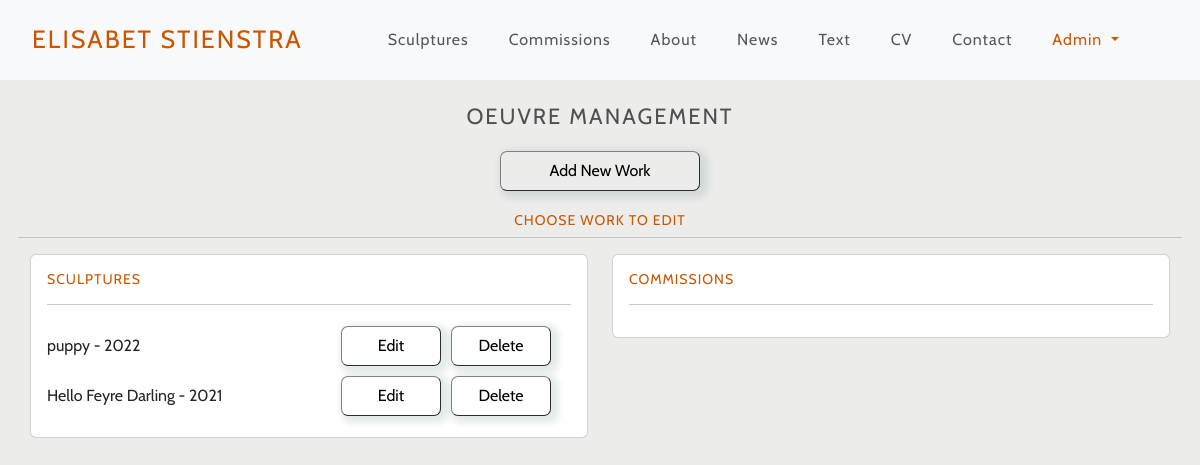
/oeuvre/oeuvre_management/ (signed in), run on an earlier commit of the app's database.
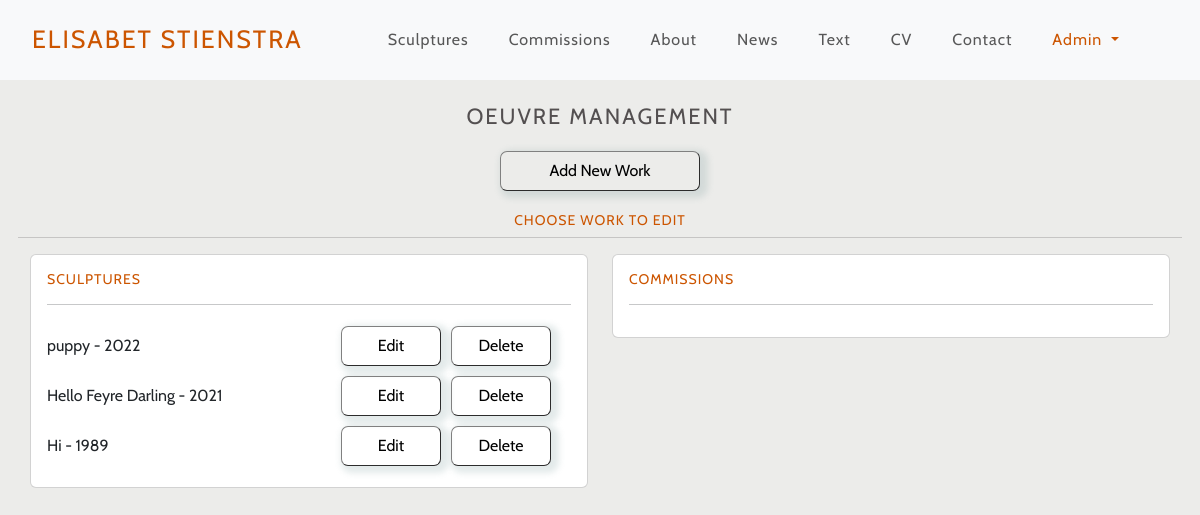
And on a later commit of the database.
### oeuvre/models.py (models this page shows, shortened)
class Category(models.Model):
    class Meta:
        verbose_name_plural = 'Categories'
    name = models.CharField(max_length=60)
    friendly_name = models.CharField(max_length=60, null=True, blank=True)

class Work(models.Model):
    category = models.ForeignKey(
        'Category', null=True, blank=True,
        on_delete=models.SET_NULL, related_name='category')
    title = models.CharField(max_length=254)
    date = models.DateField(verbose_name ='date, format dd-mm-yyyy')
    size = models.CharField(max_length=100)
    materials = models.CharField(max_length=254)
    description = RichTextField(null=True, blank=True)
    hide = models.BooleanField(default=False)
    courtesy_of_gallery = models.BooleanField(default=False)
    class Meta:
        ordering = ('-date', )

### oeuvre/views.py (the view)
# urls.py: path('oeuvre_management/', views.oeuvre_management, name='oeuvre_management'),
@login_required
def oeuvre_management(request):
    if not request.user.is_superuser:
        sweetify.toast(request, 'Only an Admin can access this page', icon="error", timer=2000,
                            timerProgressBar=True)
        return redirect(reverse('home'))
    items = Work.objects.all().order_by('-date')
    category =  Category.objects.all()
    context = {
        'category': category,
        'items': items,
    }
    return render(request, "oeuvre/oeuvre_management.html", context)

### oeuvre/templates/oeuvre/oeuvre_management.html
{% extends "base.html" %}
{% load static %}
{% block content %}
<div class="container g-lg-0">
<h1 class="pt-4 pb-2">Oeuvre Management</h1>
<section class="text-center">
    <a href="{% url 'add_work' %}"><button class="button-xl">Add New Work</button></a>
</section>
<section>
    <div class="row">
        <h2 class="pt-3">Choose work to edit</h2>
        <hr>
        {% for c in category %}
        <div class="col-12 col-lg-6">
        <div class="card">
            <div class="card-body">
            <h3>{{ c.friendly_name }}</h3>
            <hr>
            {% for work in items %}
            {% if work.category == c %}
            <div class="row {% if work.hide %} hidden {% endif %}">
                <div class="col-6 m-auto">
                    <a href="{% url 'edit_work' work.id %}"><p>{{ work.title }} - {{ work.date |date:"Y" }}</p></a>
                </div>
                <div class="col text-center">
                    <a href="{% url 'edit_work' work.id %}"><button>Edit</button></a><a data-bs-toggle="modal" data-bs-target="#modal-delete" data-bs-link="{% url 'delete_work' work.id %}"><button>Delete</button></a>
                </div>
            </div>
            {% endif %}
            {% endfor %}
        </div>
    </div>
</div>
{% endfor %}
    </div>
</section>
</div>
{% endblock %}

### templates/base.html (shortened to what this page needs)
{% load static %}
<!doctype html>
<html lang="en">
  <head>
    <link href="https://cdn.jsdelivr.net/npm/bootstrap@5.3.2/dist/css/bootstrap.min.css" rel="stylesheet">
    <link type="text/css" rel="stylesheet" href="{% static 'css/base.css' %}">
  </head>
  <body>
    <div id="page-container">
      <div id="content-wrap">
    <header>
        <nav class="navbar navbar-expand-lg navbar-light bg-light">
            <div class="container-fluid m-0">
              <a class="navbar-brand" href="{% url 'home' %}">Elisabet Stienstra</a>
              <div class="collapse navbar-collapse justify-content-center" id="navbarNav">
                <ul class="navbar-nav">
                  <li class="nav-item">
                    <a class="nav-link" href="{% url 'oeuvre' %}?category=sculptures">Sculptures</a>
                  </li>
                  <li class="nav-item">
                    <a class="nav-link" href="{% url 'oeuvre' %}?category=commissions">Commissions</a>
                  </li>
                  <li class="nav-item">
                    <a class="nav-link" href="{% url 'about' %}">About</a>
                  </li>
                  <li class="nav-item">
                    <a class="nav-link" href="{% url 'news' %}">News</a>
                  </li>
                  <li class="nav-item">
                    <a class="nav-link" href="{% url 'texts' %}">Text</a>
                  </li>
                  <li class="nav-item">
                    <a class="nav-link" href="{% url 'cv' %}">CV</a>
                  </li>
                  <li class="nav-item">
                    <a class="nav-link" href="{% url 'contact' %}">Contact</a>
                  </li>
            {% if request.user.is_authenticated %}
            {% if request.user.is_superuser %}
            <li class="nav-item dropdown">
                <a class="nav-link dropdown-toggle" href="#" id="adminDropdown" role="button" data-bs-toggle="dropdown" aria-expanded="false">
                    Admin
                </a>
            </li>
        {% endif %}
        {% endif %}
                </ul>
              </div>
            </div>
          </nav>
    </header>
    <main>
    {% block content %}
    {% endblock %}
    </main>
  </div>
  </div>
  </body>
</html>
{% load sweetify %}

### static/css/base.css (style rules this page uses)
body { font-family: 'Cabin', sans-serif; background-color: #ECECEA; color: #534F50; overflow-x: hidden; }
h1 { font-weight: 100; font-size: 16px; text-transform: uppercase; letter-spacing: 1px; text-align: center; }
h2 { font-weight: 100; font-size: 14px; text-transform: uppercase; letter-spacing: 1px; color: #CC5500; text-align: center; }
h3 { font-weight: 100; font-size: 14px; text-transform: uppercase; letter-spacing: 1px; text-align: start; color: #CC5500; }
p { margin-top: auto; margin-bottom: auto; text-align: left; }
button { color: black; background-color: transparent; width: 60px; height: 40px; margin: 5px; text-decoration: none; box-shadow: 4px 3px 6px 4px rgba(117,151,152, .2); border-width: 1px; border-radius: 7px; border-color: gray; }
.button-xl { width: 200px; }
a { text-decoration: none; color: inherit; }
.navbar-brand { font-size: 18px; letter-spacing: 2px; color: #CC5500; text-transform: uppercase; }
.nav-link { padding: 20px!important; letter-spacing: 1px; }
.active { color: #CC5500!important; }
@media only screen and (min-width: 600px) { button { width: 80px; } }
@media only screen and (min-width: 992px) { .navbar-brand { font-size: 25px; padding-left: 20px!important; } }
@media only screen and (min-width: 992px) { h1 { font-size: 22px; letter-spacing: 2px; } }
@media only screen and (min-width: 1200px) { button { width: 100px; } }

What changed in the data, as far as the page shows it:
added Work: title "Hi", date "1989", shown under Category "SCULPTURES"
